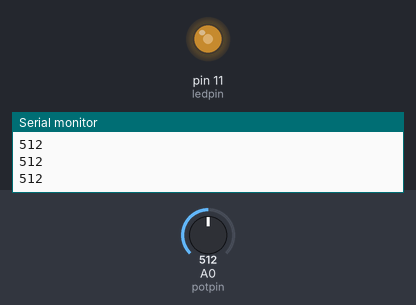
Bench run of a sketch on a simulated Arduino Uno, built with avr-gcc and run on an emulated ATmega328P. On the bench: output pins drawn as LEDs (lit = HIGH), the last lines printed to the serial monitor. Inputs (shaded band) come from the test bench; at power-on: A0 (potpin) = 512.

Above: at 1.2 s.
1.3 s: A0 (potpin) set to 716
At 2.5 s:
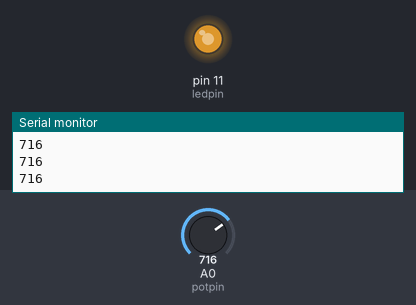
2.8 s: A0 (potpin) set to 900
At 4.0 s:
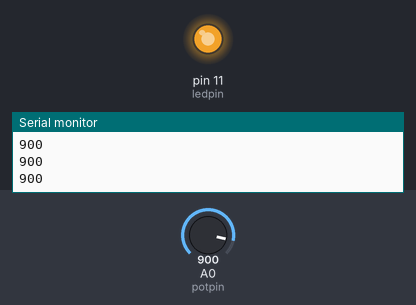
4.3 s: A0 (potpin) set to 122
At 5.3 s:
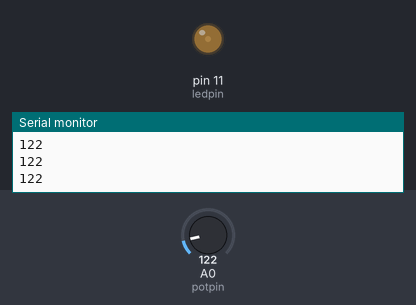
5.8 s: A0 (potpin) set to 0
At 6.6 s:
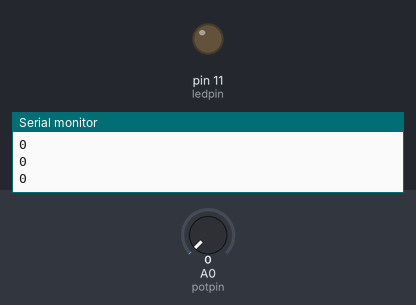
Timing chart, 0 to 8.3 s (numbered marks = the images above; inputs shaded):
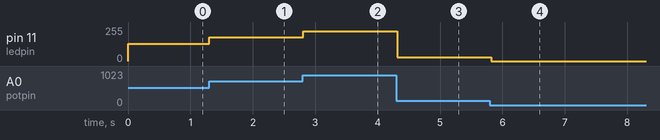

The sketch:

C3_Potentiometer.ino
```cpp
int potpin=0;               // initialize analog pin 0
int ledpin=11;              //initialize digital pin 11（PWM output）
int val=0;                  // Temporarily store variables' value from the sensor

void setup()
{
pinMode(ledpin,OUTPUT);     // define digital pin 11 as “output”
Serial.begin(9600);         // set baud rate at 9600
// attention: for analog ports, they are automatically set up as “input”
}
void loop()
{
val=analogRead(potpin);     // read the analog value from the sensor and assign it to val
Serial.println(val);        // display value of val
analogWrite(ledpin,val/4);  // turn on LED and set up brightness（maximum output of PWM is 255）
delay(100);                  // wait for 0.1 second
}
```

Measured:
- after the input at 1.3 s, pin 11 (ledpin): 128/255 → 179/255 at once
- after the input at 2.8 s, pin 11 (ledpin): 179/255 → 225/255 at once
- after the input at 4.3 s, pin 11 (ledpin): 225/255 → 30/255 at once
- after the input at 5.8 s, pin 11 (ledpin): 30/255 → 0/255 at once
